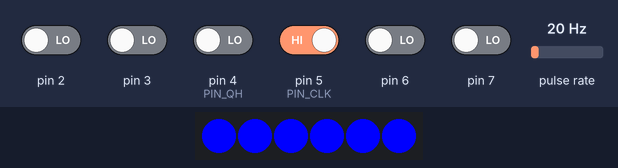
Simulated run of this sketch. Board: Arduino Leonardo, built with avr-gcc and run on an emulated ATmega32U4. Parts: 6 RGB LEDs in strip order, left to right. Wiring (inferred from the names in the program): pulse sensor: data pin 13. The test bench sets the inputs (shaded band); at power-on: pin 5 (PIN_CLK) HIGH, pin 2, pin 3, pin 4 (PIN_QH), pin 6, pin 7 LOW, pulse rate 20 Hz.

Above: at 2.0 s.
3.4 s: pin 2 driven HIGH
At 4.6 s:
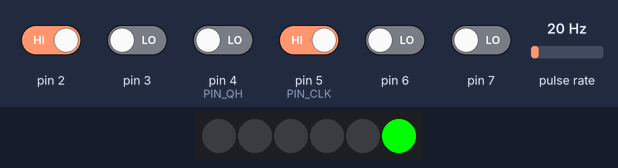
4.9 s: pin 3 driven HIGH
At 5.7 s:
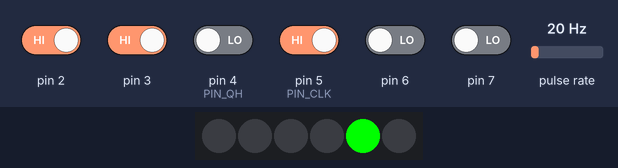
6.4 s: pin 4 (PIN_QH) driven HIGH
At 6.8 s:
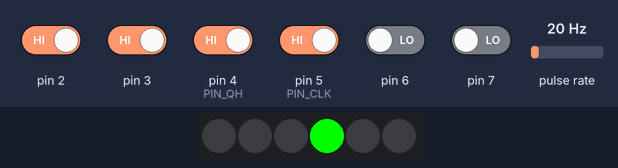
7.9 s: pin 5 (PIN_CLK) driven LOW
At 9.1 s:
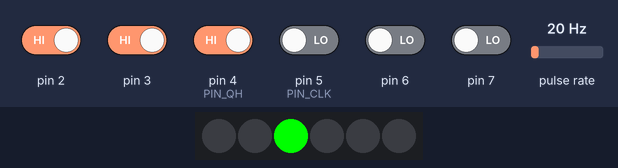
9.4 s: pin 6 driven HIGH
At 10.4 s:
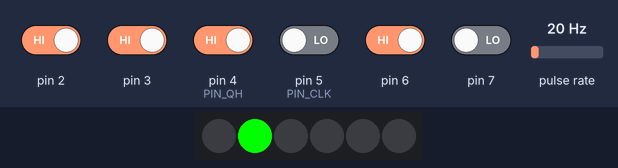
10.9 s: pin 7 driven HIGH
At 11.5 s:
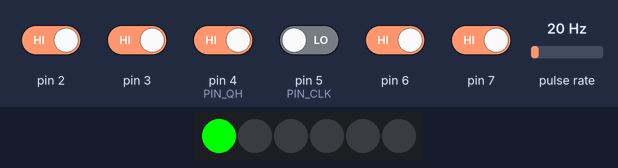
Timing chart, 0 to 13.4 s (numbered marks = the images above; inputs shaded):
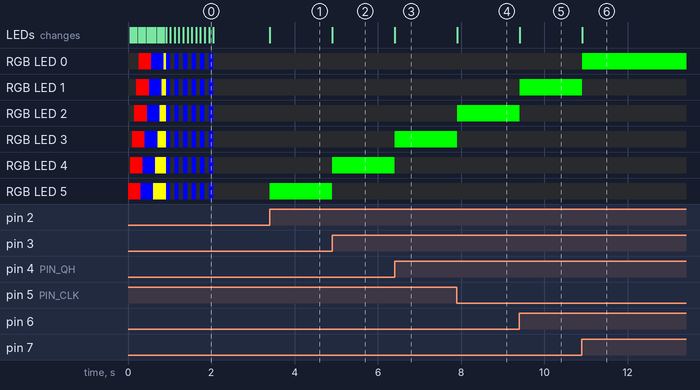

Measured:
- after the input at 3.4 s, RGB LED 5: off → RGB(0, 255, 0) at once; the LEDs: change at once (image 1)
- after the input at 4.9 s, RGB LED 4: off → RGB(0, 255, 0) at once; RGB LED 5: RGB(0, 255, 0) → off at once; the LEDs: change at once (image 2)
- after the input at 6.4 s, RGB LED 3: off → RGB(0, 255, 0) at once; RGB LED 4: RGB(0, 255, 0) → off at once; the LEDs: change at once (image 3)
- after the input at 7.9 s, RGB LED 2: off → RGB(0, 255, 0) at once; RGB LED 3: RGB(0, 255, 0) → off at once; the LEDs: change at once (image 4)
- after the input at 9.4 s, RGB LED 1: off → RGB(0, 255, 0) at once; RGB LED 2: RGB(0, 255, 0) → off at once; the LEDs: change at once (image 5)
- after the input at 10.9 s, RGB LED 0: off → RGB(0, 255, 0) at once; RGB LED 1: RGB(0, 255, 0) → off at once; the LEDs: change at once (image 6)

The sketch:

VIP_Midi_Pedal.ino
```cpp
// (licence header left out)
#include <Arduino.h>
#include <unistd.h>
#include "MidiController.h"
#include "LEDController.h"
#include "ButtonController.h"
#include <stdarg.h>
#include "AltSoftSerial.h"

#ifdef DEBUG
// A simple printf for arduino
void p(char *fmt, ...) {
	char buf[128]; // resulting string limited to 128 chars
	va_list args;
	va_start(args, fmt);
	vsnprintf(buf, 128, fmt, args);
	va_end(args);
	Serial.print(buf);
}
#endif /* DEBUG */


uint8_t buttonVals[6];

long buttonDebounce[6];
uint8_t debounceDelay = 5;
uint8_t lastButtonVals[6]; // For debouncing
uint8_t buttonState = 0;         // variable for reading the pushbutton status

AltSoftSerial midi;
LEDController led = LEDController();


#define COMMAND_MAX_LENGTH 20
#define SETTINGS_MAX_MODES 4


// The settings for a single mode in a pedal
struct SingleMode {
	uint8_t command[COMMAND_MAX_LENGTH];
	uint8_t commandLen; // Refers to the actual length of the command array
	LEDController::LEDRGBCOLORS color;
};


// The settings for a single pedal, containing a number of modes that can be switched through
struct PedalSettings {
	struct SingleMode modes[SETTINGS_MAX_MODES];
	uint8_t numModes; // Refers to the actual number of SingleModes
	uint8_t currentMode;
	uint8_t exclusive; // Should the activation of this pedal turn off all others
} pedals[6];


// Mapping for all the programs available in the Vypyr VIP 1
enum AMP_PROGRAM {
	prog_A1 = 0x00,
	prog_A2 = 0x01,
	prog_A3 = 0x02,
	prog_A4 = 0x03,
	prog_B1 = 0x04,
	prog_B2 = 0x05,
	prog_B3 = 0x06,
	prog_B4 = 0x07,
	prog_C1 = 0x08,
	prog_C2 = 0x09,
	prog_C3 = 0x0A,
	prog_C4 = 0x0B,
	prog_D1 = 0x0C,
	prog_D2 = 0x0D,
	prog_D3 = 0x0E,
	prog_D4 = 0x0F,
};


void bootLightShow() {
	// Light show when booting - running light
	for (int i = 0; i < 6; ++i) {
		led.setButton(i, LEDController::LEDRGB_RED);
		delay(50);
	}
	for (int i = 0; i < 6; ++i) {
		led.setButton(i, LEDController::LEDRGB_BLUE);
		delay(50);
	}
	for (int i = 0; i < 6; ++i) {
		led.setButton(i, LEDController::LEDRGB_YELLOW);
		delay(50);
	}

	// Light show - blink
	for (int j = 0; j < 6; ++j) {
		for (int i = 0; i < 6; ++i) {
			led.setButton(i, LEDController::LEDRGB_BLUE);
		}
		delay(100);
		for (int i = 0; i < 6; ++i) {
			led.setButton(i, LEDController::LEDRGB_NONE);
		}
		delay(100);
	}


}

void setup(void) {

#ifdef DEBUG
	Serial.begin(115200);
#endif /* DEBUG */

	midi.begin(31250); // Midi is serial at baud 31250

	led.setup();

	// Setup buttons
	pinMode(2, INPUT);
	pinMode(3, INPUT);
	pinMode(4, INPUT);
	pinMode(5, INPUT);
	pinMode(6, INPUT);
	pinMode(7, INPUT);

	/** SETUP THE PEDALS **/

	/* PEDAL 0 */
	// acoustic
	pedals[0].modes[0].color = LEDController::LEDRGB_GREEN;
	pedals[0].modes[0].command[0] = 0xC0; // Change program
	pedals[0].modes[0].command[1] = prog_C1; // Acoustic
	pedals[0].modes[0].commandLen = 2;

	pedals[0].numModes = 1;
	pedals[0].exclusive = 1;

	/* /PEDAL 0/ */

	/* PEDAL 1 */
	// clean
	pedals[1].modes[0].color = LEDController::LEDRGB_GREEN;
	pedals[1].modes[0].command[0] = 0xC0; // Change program
	pedals[1].modes[0].command[1] = prog_A1; // Clean
	pedals[1].modes[0].commandLen = 2;

	pedals[1].numModes = 1;
	pedals[1].exclusive = 1;
	/* /PEDAL 1/ */

	/* PEDAL 2 */
	// rock
	pedals[2].modes[0].color = LEDController::LEDRGB_GREEN;
	pedals[2].modes[0].command[0] = 0xC0; // Change program
	pedals[2].modes[0].command[1] = prog_B2; // Metal distortion
	pedals[2].modes[0].commandLen = 2;

	pedals[2].numModes = 1;
	pedals[2].exclusive = 1;
	/* /PEDAL 2/ */

	/* PEDAL 3 */
	// space
	pedals[3].modes[0].color = LEDController::LEDRGB_GREEN;
	pedals[3].modes[0].command[0] = 0xC0; // Change program
	pedals[3].modes[0].command[1] = prog_A2; // Acoustic
	pedals[3].modes[0].commandLen = 2;

	pedals[3].numModes = 1;
	pedals[3].exclusive = 1;

	/* /PEDAL 3/ */

	/* PEDAL 4 */
	// metal
	pedals[4].modes[0].color = LEDController::LEDRGB_GREEN;
	pedals[4].modes[0].command[0] = 0xC0; // Change program
	pedals[4].modes[0].command[1] = prog_B1; // Acoustic
	pedals[4].modes[0].commandLen = 2;

	pedals[4].numModes = 1;
	pedals[4].exclusive = 1;

	/* /PEDAL 4/ */

	/* PEDAL 5 */
	// free
	pedals[5].modes[0].color = LEDController::LEDRGB_GREEN;
	pedals[5].modes[0].command[0] = 0xC0; // Change program
	pedals[5].modes[0].command[1] = prog_B3; // Acoustic
	pedals[5].modes[0].commandLen = 2;

	pedals[5].numModes = 1;
	pedals[5].exclusive = 1;
	/* /PEDAL 5/ */

	// Get initial values of buttons
	for (int i = 0; i < 6; ++i) {
		buttonVals[i] = digitalRead(2 + i);
	}

	// Bootup light show
	bootLightShow();

}

// Sends the appropriate midi command for the specified pedal
// The pedals[pedal] must be updated prior to calling
void midiUpdate(uint8_t pedal) {

	uint8_t mode = pedals[pedal].currentMode;

	// Iterate over the settings array and send it
	for (int i = 0; i < pedals[pedal].modes[mode].commandLen; ++i) {
		midi.write((uint8_t) pedals[pedal].modes[mode].command[i]);
	}

}

void loop(void) {

	for (int i = 0; i < 6; ++i) {
		uint8_t newButtonVal = digitalRead(2 + i);
		// Debouncing timer
		if (newButtonVal != lastButtonVals[i]) {
			buttonDebounce[i] = millis(); // Set the time at which the button last changed
			lastButtonVals[i] = newButtonVal;
		}

		// Update the button if debounce has expired
		if ((millis() - buttonDebounce[i]) > debounceDelay
				&& newButtonVal != buttonVals[i]) {
			// Switch to next mode
			pedals[i].currentMode++;
			if (pedals[i].currentMode > pedals[i].numModes - 1)
				pedals[i].currentMode = 0;

			// Check if the pedal is EXCLUSIVE, in which case clear all leds
			if (pedals[i].exclusive == 1) {
				// Clear all other leds
				for (int j = 0; j < 6; ++j) {
					led.setButton(j, led.LEDRGB_NONE);

					if (i != j)
						pedals[i].currentMode = 0;
				}
			}
#ifdef DEBUG
			p("Changing btn %d to %d with col %06X\n", i + 2,
					pedals[i].currentMode,
					pedals[i].modes[pedals[i].currentMode].color);
#endif /* DEBUG */
			// Update LED for the button
			led.setButton(i, pedals[i].modes[pedals[i].currentMode].color);

			// Update buttonval
			buttonVals[i] = newButtonVal;

			// Send the appropriate midi command for the pedal
			midiUpdate(i);

		}

	}
}
```

AltSoftSerial.cpp
```cpp
// (licence header left out)
// Revisions are now tracked on GitHub
// https://github.com/PaulStoffregen/AltSoftSerial
//
// Version 1.2: Support Teensy 3.x
//
// Version 1.1: Improve performance in receiver code
//
// Version 1.0: Initial Release


#include "AltSoftSerial.h"
#include "config/AltSoftSerial_Boards.h"
#include "config/AltSoftSerial_Timers.h"

/****************************************/
/**          Initialization            **/
/****************************************/

static uint16_t ticks_per_bit=0;
bool AltSoftSerial::timing_error=false;

static uint8_t rx_state;
static uint8_t rx_byte;
static uint8_t rx_bit = 0;
static uint16_t rx_target;
static uint16_t rx_stop_ticks=0;
static volatile uint8_t rx_buffer_head;
static volatile uint8_t rx_buffer_tail;
#define RX_BUFFER_SIZE 80
static volatile uint8_t rx_buffer[RX_BUFFER_SIZE];

static volatile uint8_t tx_state=0;
static uint8_t tx_byte;
static uint8_t tx_bit;
static volatile uint8_t tx_buffer_head;
static volatile uint8_t tx_buffer_tail;
#define TX_BUFFER_SIZE 68
static volatile uint8_t tx_buffer[TX_BUFFER_SIZE];


#ifndef INPUT_PULLUP
#define INPUT_PULLUP INPUT
#endif

#define MAX_COUNTS_PER_BIT  6241  // 65536 / 10.5

void AltSoftSerial::init(uint32_t cycles_per_bit)
{
	//Serial.printf("cycles_per_bit = %d\n", cycles_per_bit);
	if (cycles_per_bit < MAX_COUNTS_PER_BIT) {
		CONFIG_TIMER_NOPRESCALE();
	} else {
		cycles_per_bit /= 8;
		//Serial.printf("cycles_per_bit/8 = %d\n", cycles_per_bit);
		if (cycles_per_bit < MAX_COUNTS_PER_BIT) {
			CONFIG_TIMER_PRESCALE_8();
		} else {
#if defined(CONFIG_TIMER_PRESCALE_256)
			cycles_per_bit /= 32;
			//Serial.printf("cycles_per_bit/256 = %d\n", cycles_per_bit);
			if (cycles_per_bit < MAX_COUNTS_PER_BIT) {
				CONFIG_TIMER_PRESCALE_256();
			} else {
				return; // baud rate too low for AltSoftSerial
			}
#elif defined(CONFIG_TIMER_PRESCALE_128)
			cycles_per_bit /= 16;
			//Serial.printf("cycles_per_bit/128 = %d\n", cycles_per_bit);
			if (cycles_per_bit < MAX_COUNTS_PER_BIT) {
				CONFIG_TIMER_PRESCALE_128();
			} else {
				return; // baud rate too low for AltSoftSerial
			}
#else
			return; // baud rate too low for AltSoftSerial
#endif
		}
	}
	ticks_per_bit = cycles_per_bit;
	rx_stop_ticks = cycles_per_bit * 37 / 4;
	pinMode(INPUT_CAPTURE_PIN, INPUT_PULLUP);
	digitalWrite(OUTPUT_COMPARE_A_PIN, HIGH);
	pinMode(OUTPUT_COMPARE_A_PIN, OUTPUT);
	rx_state = 0;
	rx_buffer_head = 0;
	rx_buffer_tail = 0;
	tx_state = 0;
	tx_buffer_head = 0;
	tx_buffer_tail = 0;
	ENABLE_INT_INPUT_CAPTURE();
}

void AltSoftSerial::end(void)
{
	DISABLE_INT_COMPARE_B();
	DISABLE_INT_INPUT_CAPTURE();
	flushInput();
	flushOutput();
	DISABLE_INT_COMPARE_A();
	// TODO: restore timer to original settings?
}


/****************************************/
/**           Transmission             **/
/****************************************/

void AltSoftSerial::writeByte(uint8_t b)
{
	uint8_t intr_state, head;

	head = tx_buffer_head + 1;
	if (head >= TX_BUFFER_SIZE) head = 0;
	while (tx_buffer_tail == head) ; // wait until space in buffer
	intr_state = SREG;
	cli();
	if (tx_state) {
		tx_buffer[head] = b;
		tx_buffer_head = head;
	} else {
		tx_state = 1;
		tx_byte = b;
		tx_bit = 0;
		ENABLE_INT_COMPARE_A();
		CONFIG_MATCH_CLEAR();
		SET_COMPARE_A(GET_TIMER_COUNT() + 16);
	}
	SREG = intr_state;
}


ISR(COMPARE_A_INTERRUPT)
{
	uint8_t state, byte, bit, head, tail;
	uint16_t target;

	state = tx_state;
	byte = tx_byte;
	target = GET_COMPARE_A();
	while (state < 10) {
		target += ticks_per_bit;
		if (state < 9)
			bit = byte & 1;
		else
			bit = 1; // stopbit
		byte >>= 1;
		state++;
		if (bit != tx_bit) {
			if (bit) {
				CONFIG_MATCH_SET();
			} else {
				CONFIG_MATCH_CLEAR();
			}
			SET_COMPARE_A(target);
			tx_bit = bit;
			tx_byte = byte;
			tx_state = state;
			// TODO: how to detect timing_error?
			return;
		}
	}
	head = tx_buffer_head;
	tail = tx_buffer_tail;
	if (head == tail) {
		if (state == 10) {
			// Wait for final stop bit to finish
			tx_state = 11;
			SET_COMPARE_A(target + ticks_per_bit);
		} else {
			tx_state = 0;
			CONFIG_MATCH_NORMAL();
			DISABLE_INT_COMPARE_A();
		}
	} else {
		if (++tail >= TX_BUFFER_SIZE) tail = 0;
		tx_buffer_tail = tail;
		tx_byte = tx_buffer[tail];
		tx_bit = 0;
		CONFIG_MATCH_CLEAR();
		if (state == 10)
			SET_COMPARE_A(target + ticks_per_bit);
		else
			SET_COMPARE_A(GET_TIMER_COUNT() + 16);
		tx_state = 1;
		// TODO: how to detect timing_error?
	}
}

void AltSoftSerial::flushOutput(void)
{
	while (tx_state) /* wait */ ;
}


/****************************************/
/**            Reception               **/
/****************************************/

ISR(CAPTURE_INTERRUPT)
{
	uint8_t state, bit, head;
	uint16_t capture, target;
	uint16_t offset, offset_overflow;

	capture = GET_INPUT_CAPTURE();
	bit = rx_bit;
	if (bit) {
		CONFIG_CAPTURE_FALLING_EDGE();
		rx_bit = 0;
	} else {
		CONFIG_CAPTURE_RISING_EDGE();
		rx_bit = 0x80;
	}
	state = rx_state;
	if (state == 0) {
		if (!bit) {
			uint16_t end = capture + rx_stop_ticks;
			SET_COMPARE_B(end);
			ENABLE_INT_COMPARE_B();
			rx_target = capture + ticks_per_bit + ticks_per_bit/2;
			rx_state = 1;
		}
	} else {
		target = rx_target;
		offset_overflow = 65535 - ticks_per_bit;
		while (1) {
			offset = capture - target;
			if (offset > offset_overflow) break;
			rx_byte = (rx_byte >> 1) | rx_bit;
			target += ticks_per_bit;
			state++;
			if (state >= 9) {
				DISABLE_INT_COMPARE_B();
				head = rx_buffer_head + 1;
				if (head >= RX_BUFFER_SIZE) head = 0;
				if (head != rx_buffer_tail) {
					rx_buffer[head] = rx_byte;
					rx_buffer_head = head;
				}
				CONFIG_CAPTURE_FALLING_EDGE();
				rx_bit = 0;
				rx_state = 0;
				return;
			}
		}
		rx_target = target;
		rx_state = state;
	}
	//if (GET_TIMER_COUNT() - capture > ticks_per_bit) AltSoftSerial::timing_error = true;
}

ISR(COMPARE_B_INTERRUPT)
{
	uint8_t head, state, bit;

	DISABLE_INT_COMPARE_B();
	CONFIG_CAPTURE_FALLING_EDGE();
	state = rx_state;
	bit = rx_bit ^ 0x80;
	while (state < 9) {
		rx_byte = (rx_byte >> 1) | bit;
		state++;
	}
	head = rx_buffer_head + 1;
	if (head >= RX_BUFFER_SIZE) head = 0;
	if (head != rx_buffer_tail) {
		rx_buffer[head] = rx_byte;
		rx_buffer_head = head;
	}
	rx_state = 0;
	CONFIG_CAPTURE_FALLING_EDGE();
	rx_bit = 0;
}


int AltSoftSerial::read(void)
{
	uint8_t head, tail, out;

	head = rx_buffer_head;
	tail = rx_buffer_tail;
	if (head == tail) return -1;
	if (++tail >= RX_BUFFER_SIZE) tail = 0;
	out = rx_buffer[tail];
	rx_buffer_tail = tail;
	return out;
}

int AltSoftSerial::peek(void)
{
	uint8_t head, tail;

	head = rx_buffer_head;
	tail = rx_buffer_tail;
	if (head == tail) return -1;
	if (++tail >= RX_BUFFER_SIZE) tail = 0;
	return rx_buffer[tail];
}

int AltSoftSerial::available(void)
{
	uint8_t head, tail;

	head = rx_buffer_head;
	tail = rx_buffer_tail;
	if (head >= tail) return head - tail;
	return RX_BUFFER_SIZE + head - tail;
}

void AltSoftSerial::flushInput(void)
{
	rx_buffer_head = rx_buffer_tail;
}


#ifdef ALTSS_USE_FTM0
void ftm0_isr(void)
{
	uint32_t flags = FTM0_STATUS;
	FTM0_STATUS = 0;
	if (flags & (1<<0) && (FTM0_C0SC & 0x40)) altss_compare_b_interrupt();
	if (flags & (1<<5)) altss_capture_interrupt();
	if (flags & (1<<6) && (FTM0_C6SC & 0x40)) altss_compare_a_interrupt();
}
#endif
```

AltSoftSerial.h
```cpp
// (licence header left out)
#ifndef AltSoftSerial_h
#define AltSoftSerial_h

#include <inttypes.h>

#if ARDUINO >= 100
#include "Arduino.h"
#else
#include "WProgram.h"
#include "pins_arduino.h"
#endif

#if defined(__arm__) && defined(CORE_TEENSY)
#define ALTSS_BASE_FREQ F_BUS
#else
#define ALTSS_BASE_FREQ F_CPU
#endif

class AltSoftSerial : public Stream
{
public:
	AltSoftSerial() { }
	~AltSoftSerial() { end(); }
	static void begin(uint32_t baud) { init((ALTSS_BASE_FREQ + baud / 2) / baud); }
	static void end();
	int peek();
	int read();
	int available();
#if ARDUINO >= 100
	size_t write(uint8_t byte) { writeByte(byte); return 1; }
	void flush() { flushOutput(); }
#else
	void write(uint8_t byte) { writeByte(byte); }
	void flush() { flushInput(); }
#endif
	using Print::write;
	static void flushInput();
	static void flushOutput();
	// for drop-in compatibility with NewSoftSerial, rxPin & txPin ignored
	AltSoftSerial(uint8_t rxPin, uint8_t txPin, bool inverse = false) { }
	bool listen() { return false; }
	bool isListening() { return true; }
	bool overflow() { bool r = timing_error; timing_error = false; return r; }
	static int library_version() { return 1; }
	static void enable_timer0(bool enable) { }
	static bool timing_error;
private:
	static void init(uint32_t cycles_per_bit);
	static void writeByte(uint8_t byte);
};

#endif
```

ButtonController.cpp
```cpp
/*
 * ButtonController.c
 *
 *  Created on: Dec 17, 2017
 *      Author: stefan
 */

#include "ButtonController.h"
#include "Arduino.h"

uint8_t readButtons() {
	uint8_t buttons = 0;
	/* Trigger a parallel Load to latch the state of the data lines,
	 */
	digitalWrite(PIN_CE, HIGH);
	digitalWrite(PIN_SH, LOW);
	delayMicroseconds(1);
	digitalWrite(PIN_SH, HIGH);
	digitalWrite(PIN_CE, LOW);


	long bt = digitalRead(PIN_QH);

	//  loop through the shift register bits
	for (uint8_t i = 0; i < 8; i++) {
		buttons |= (bt << ((8 - 1) - i));

		// Clock pulse
		digitalWrite(PIN_CLK, HIGH);
		delayMicroseconds(1);
		digitalWrite(PIN_CLK, LOW);
	}

	return (buttons);
}

void buttonInit() {
	// Setup buttons
	pinMode(PIN_CLK, OUTPUT);
	pinMode(PIN_SH, OUTPUT);
	pinMode(PIN_CE, OUTPUT);
	pinMode(PIN_QH, INPUT);

    digitalWrite(PIN_CLK, LOW);
    digitalWrite(PIN_SH, HIGH);


}
```

ButtonController.h
```cpp
/*
 * LEDDriver.h
 *
 *  Created on: Dec 3, 2017
 *      Author: stefan
 */
#include <stdint.h>


#ifndef BUTTONCONTROLLER_H_
#define BUTTONCONTROLLER_H_

/* Returns a bitmask of button status */
uint8_t readButtons();
void buttonInit();


#define PIN_SH 16 // Parallel load
#define PIN_CLK 5 // Clock
#define PIN_QH 4 // Output (Q7)
#define PIN_CE 0 // Clock enable


#endif /* BUTTONCONTROLLER_H_ */
```

LEDController.cpp
```cpp
#include "LEDController.h"


LEDController::LEDController() : leds(LED_COUNT, PIN, NEO_GRB + NEO_KHZ800)  {

}

// Create an instance of the Adafruit_NeoPixel class called "leds".
// That'll be what we refer to from here on...
void LEDController::setup() {
	leds.begin();  // Call this to start up the LED strip.
	clearLeds();
	leds.show();   // ...but the LEDs don't actually update until you call this.
}

void LEDController::setButton(int num, LEDRGBCOLORS color) {
	if (num < LED_COUNT) {
		buttons[6-1-num] = color;
	}
	// Update leds
	clearLeds();
	for (int i = 0; i < LED_COUNT; ++i) {
		leds.setPixelColor(i, buttons[i]);
	}
	leds.show();
}

void LEDController::clearLeds() {

	// Clearleds
	for (int i = 0; i < LED_COUNT; i++) {
		leds.setPixelColor(i, 0);
	}

}
```

LEDController.h
```cpp
/*
 * LEDDriver.h
 *
 *  Created on: Dec 3, 2017
 *      Author: stefan
 */

#include <Adafruit_NeoPixel.h>

#ifndef LEDCONTROLLER_H_
#define LEDCONTROLLER_H_

#define PIN 8
#define LED_COUNT 6

class LEDController {

public:
	enum LEDRGBCOLORS {
		LEDRGB_GREEN  = 0x00FF00,
		LEDRGB_RED 	  = 0xFF0000,
		LEDRGB_BLUE   = 0x0000FF,
		LEDRGB_YELLOW = 0xFFFF00,
		LEDRGB_NONE	  = 0x000000
	};
	void clearLeds();

	void setup();
	void setButton(int button, LEDRGBCOLORS color);
	LEDController();
private:
	Adafruit_NeoPixel leds = Adafruit_NeoPixel(LED_COUNT, PIN, NEO_GRB + NEO_KHZ800);
	LEDRGBCOLORS buttons[6];
};


#endif /* LEDCONTROLLER_H_ */
```

MidiController.cpp
```cpp
/*
 * MidiController.cpp
 *
 *  Created on: Nov 28, 2017
 *      Author: stefan
 */

#include "MidiController.h"
#include "Arduino.h"

/*
 * Midi cable wire colours:
 * Yellow: 4 (+5V)
 * Orange: 2 (GND)
 * White: 5 (TX)
 * Red: 1 (Unused)
 * Grey: 3 (Unused)
 * */

MidiController::MidiController() : midi(12, 9) /*rx,tx*/ {

	midi.begin(31250); // Midi is serial at baud 31250

	// Attempt to toggle reverb
    //Effect on/off
	const char manualToggle[] = {0x90, 0x0C, 0x7F, 0x90, 0x0C, 0x00};
	const char reverbToggle[] = {0x90, 0x04, 0x7F, 0x90, 0x04, 0x00};
	Serial.println("Toggling reverb");
	midi.write(manualToggle, 6);
	midi.write(reverbToggle, 6);
	midi.write(manualToggle, 6);
}
```

Source omitted: MidiController.h (293 bytes), AltSoftSerial_Boards.h (5014 bytes), AltSoftSerial_Timers.h (10082 bytes)
